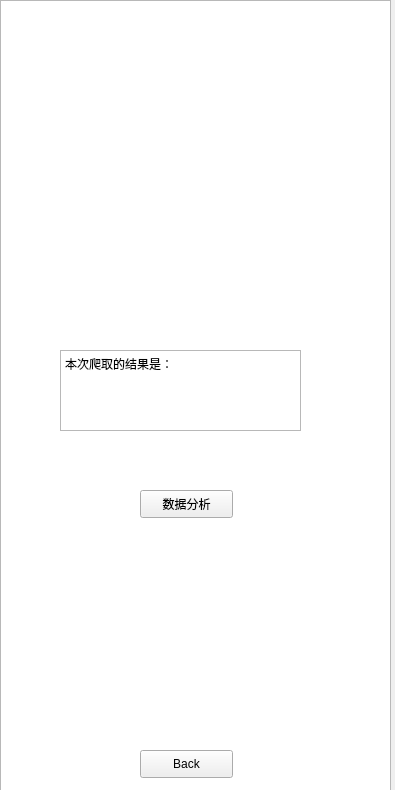
<?xml version="1.0" encoding="UTF-8"?>
<ui version="4.0">
 <class>Form</class>
 <widget class="QWidget" name="Form">
  <property name="geometry">
   <rect>
    <x>0</x>
    <y>0</y>
    <width>395</width>
    <height>790</height>
   </rect>
  </property>
  <property name="windowTitle">
   <string>Form</string>
  </property>
  <widget class="QPushButton" name="pushButton_4">
   <property name="geometry">
    <rect>
     <x>140</x>
     <y>490</y>
     <width>93</width>
     <height>28</height>
    </rect>
   </property>
   <property name="text">
    <string>数据分析</string>
   </property>
  </widget>
  <widget class="QGraphicsView" name="graphicsView">
   <property name="geometry">
    <rect>
     <x>0</x>
     <y>0</y>
     <width>391</width>
     <height>791</height>
    </rect>
   </property>
  </widget>
  <widget class="QTextBrowser" name="textBrowser">
   <property name="geometry">
    <rect>
     <x>60</x>
     <y>350</y>
     <width>241</width>
     <height>81</height>
    </rect>
   </property>
   <property name="html">
    <string>&lt;!DOCTYPE HTML PUBLIC &quot;-//W3C//DTD HTML 4.0//EN&quot; &quot;http://www.w3.org/TR/REC-html40/strict.dtd&quot;&gt;
&lt;html&gt;&lt;head&gt;&lt;meta name=&quot;qrichtext&quot; content=&quot;1&quot; /&gt;&lt;style type=&quot;text/css&quot;&gt;
p, li { white-space: pre-wrap; }
&lt;/style&gt;&lt;/head&gt;&lt;body style=&quot; font-family:'SimSun'; font-size:9pt; font-weight:400; font-style:normal;&quot;&gt;
&lt;p style=&quot; margin-top:0px; margin-bottom:0px; margin-left:0px; margin-right:0px; -qt-block-indent:0; text-indent:0px;&quot;&gt;本次爬取的结果是：&lt;/p&gt;&lt;/body&gt;&lt;/html&gt;</string>
   </property>
  </widget>
  <widget class="QPushButton" name="pushButton_5">
   <property name="geometry">
    <rect>
     <x>140</x>
     <y>750</y>
     <width>93</width>
     <height>28</height>
    </rect>
   </property>
   <property name="text">
    <string>Back</string>
   </property>
  </widget>
  <zorder>graphicsView</zorder>
  <zorder>pushButton_4</zorder>
  <zorder>textBrowser</zorder>
  <zorder>pushButton_5</zorder>
 </widget>
 <resources/>
 <connections/>
</ui>
